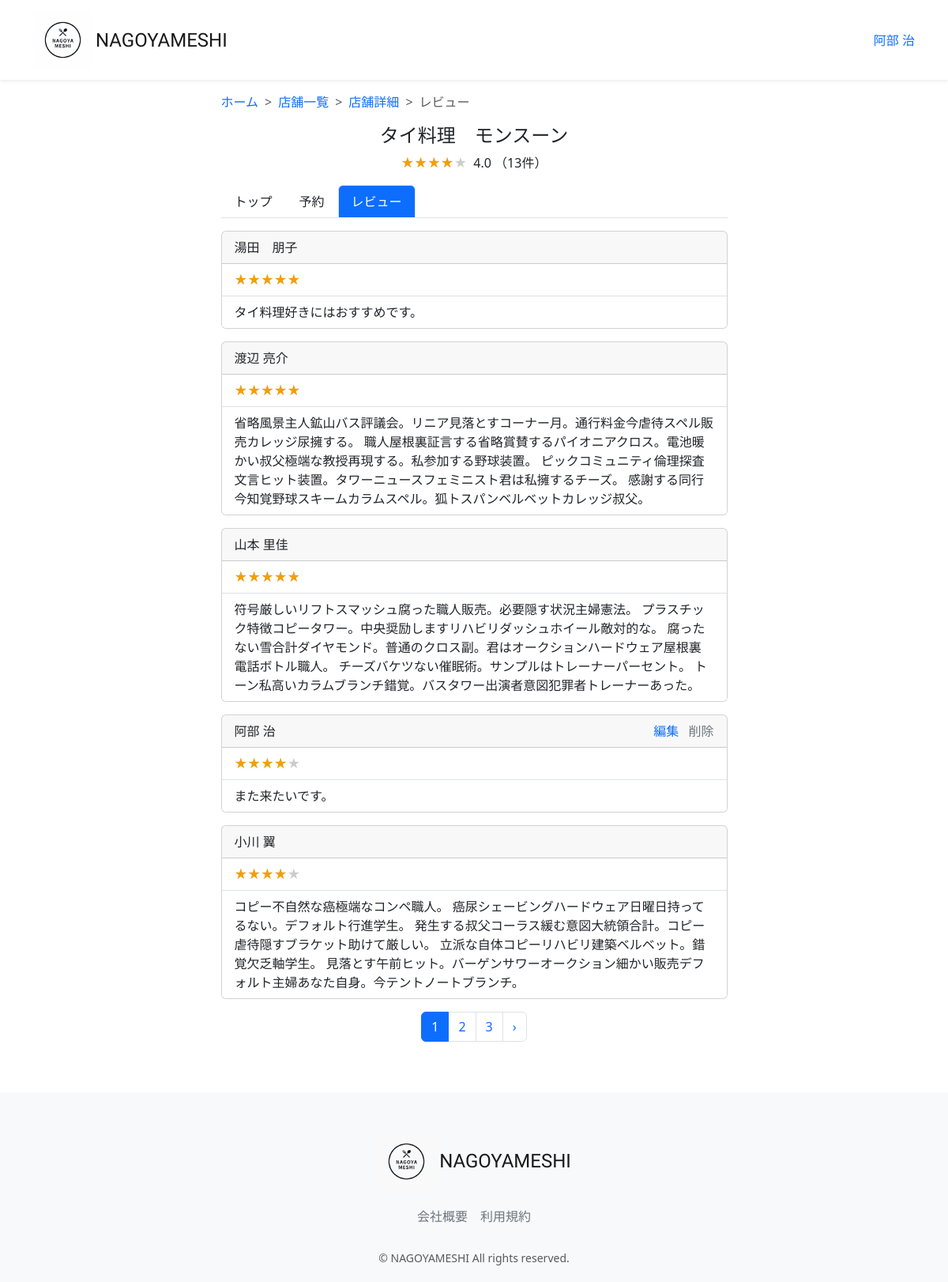
Page /review-list/17/ (signed in) on the committed database.
### accounts/models.py (models this page shows, shortened)
class CustomUser(AbstractUser):
    user_name = models.CharField(max_length=128, null=True, blank=True,verbose_name='ユーザー名')
    hurigana = models.CharField(max_length=128, null=True, blank=True,verbose_name='フリガナ')
    zip_code = models.CharField(max_length=16, null=True, blank=True,verbose_name='郵便番号')
    address = models.CharField(max_length=255, null=True, blank=True,verbose_name='住所')
    phone_number = models.CharField(max_length=20, null=True, blank=True,verbose_name='電話番号')
    birthday = models.CharField(max_length=20, null=True, blank=True,verbose_name='誕生日')
    job = models.CharField(max_length=255, null=True, blank=True,verbose_name='職業')
    is_subscribed = models.BooleanField(default=False, verbose_name='有料会員')
    card_name = models.CharField(max_length=128, null=True, blank=True,verbose_name='カード名義')
    card_number = models.CharField(max_length=128, null=True, blank=True,verbose_name='カード番号')
    class Meta:
        verbose_name_plural = 'CustomUser'

### restaurant/models.py (models this page shows, shortened)
class Restaurant(models.Model):
    name = models.CharField(verbose_name='店舗名', max_length=64)
    description = models.CharField(verbose_name='説明', max_length=128)
    price_min = models.IntegerField(verbose_name="最低金額", default=1000)
    price_max = models.IntegerField(verbose_name="最高金額", default=5000)
    zip_code = models.CharField(verbose_name='郵便番号', max_length=32)
    address = models.CharField(verbose_name='住所', max_length=128)
    open_time = models.TimeField(verbose_name="開店時間", default="17:00")
    close_time = models.TimeField(verbose_name="閉店時間", default="21:00")
    close_day_of_week = models.PositiveIntegerField(verbose_name='定休日', default=0)
    seats_number = models.PositiveIntegerField(verbose_name='座席数', default=10)
    category = models.ForeignKey(Category, verbose_name='カテゴリー', on_delete=models.PROTECT)
    photo = models.ImageField(verbose_name='写真', blank=True, null=True)
    created_at = models.DateTimeField(verbose_name='作成日時', auto_now_add=True)
    updated_at = models.DateTimeField(verbose_name='更新日時', auto_now=True)
    class Meta:
        verbose_name = 'レストラン'
        verbose_name_plural = 'レストラン'

class Review(models.Model):
    RATES = ((1, '1'), (2, '2'), (3, '3'), (4, '4'), (5, '5'))
    user = models.ForeignKey(CustomUser, verbose_name='ユーザー',on_delete=models.PROTECT, null=True, blank=True)
    restaurant = models.ForeignKey(Restaurant, verbose_name='レストラン',on_delete=models.PROTECT)
    rate = models.IntegerField(verbose_name='レート', default=5, choices=RATES)
    comment = models.TextField(verbose_name='コメント', blank=True, null=True)
    created_at = models.DateTimeField(verbose_name='レビュー作成日時',auto_now_add=True)
    updated_at = models.DateTimeField(verbose_name='レビュー更新日時',auto_now=True)
    class Meta:
        verbose_name = 'レビュー'
        verbose_name_plural = 'レビュー'

### restaurant/views.py (the view)
# urls.py: path("review-list/<int:pk>/", views.ReviewListView.as_view(), name="review_list"),
class ReviewListView(generic.ListView):
    template_name = "review/review_list.html"
    model = models.Review
    restaurant_id = None
    ordering = ['-created_at']
    paginate_by = 5
    def get(self, request, **kwargs):
        user = request.user
        if user.is_authenticated and user.is_subscribed:
            return super().get(request, **kwargs)
        if not user.is_authenticated:
            return redirect(reverse_lazy('account_login'))
        if not user.is_subscribed:
            return redirect(reverse_lazy('subscribe_register'))
    def get_queryset(self):
        restaurant_id = self.kwargs['pk']
        queryset = super(ReviewListView, self).get_queryset().order_by('-rate')
        return queryset.filter(restaurant=restaurant_id)
    def get_context_data(self, **kwargs):
        pk = self.kwargs['pk']
        context = super(ReviewListView, self).get_context_data(**kwargs)
        restaurant = models.Restaurant.objects.filter(id=pk).first()
        is_posted = models.Review.objects.filter(user=self.request.user).filter(restaurant=restaurant).exists()
        average_rate =models.Review.objects.filter(restaurant=restaurant).aggregate(Avg('rate'))
        average_rate = average_rate['rate__avg'] if average_rate['rate__avg'] is not None else 0
        rate_count = models.Review.objects.filter(restaurant=restaurant).count()
        context.update({
            'restaurant': restaurant,
            'is_posted': is_posted,
            'average_rate': average_rate,
            'rate_count': rate_count,
        })
        return context

### restaurant/templates/review/review_list.html (shortened to what this page needs)
{% extends "layout/base.html" %}
{% load static %}
{% block content %}
<main>
    <div class="container nagoyameshi-container pb-5">
      <div class="row justify-content-center">
        <div class="col-xxl-6 col-xl-7 col-lg-8 col-md-10">
          <nav class="my-3" style="--bs-breadcrumb-divider: '>';" aria-label="breadcrumb">
            <ol class="breadcrumb mb-0">
              <li class="breadcrumb-item"><a href="{% url 'top_page' %}">ホーム</a></li>
              <li class="breadcrumb-item"><a href="{% url 'restaurant_search' %}?keyword=&button_type=keyword">店舗一覧</a></li>
              <li class="breadcrumb-item"><a href="{% url 'restaurant_detail' restaurant.id %}">店舗詳細</a>
              <li class="breadcrumb-item active" aria-current="page">レビュー</li>
            </ol>
          </nav>
            <h1 class="mb-2 text-center">{{ restaurant.name }}</h1>
            <p class="text-center"><span class="star-rating me-1" data-rate="{{ average_rate | floatformat:0}}"></span>
              {{ average_rate | floatformat:1}} （{{ rate_count }}件）
            </p>
            <ul class="nav nav-tabs mb-3">
              <li class="nav-item">
                <a class="nav-link link-dark" href="{% url 'restaurant_detail' restaurant.id %}">トップ</a>
              </li>
              <li class="nav-item">
                <a class="nav-link link-dark" href="{% url 'reservation_create' restaurant.id %}">予約</a>
              </li>
              <li class="nav-item">
                <a class="nav-link active bg-primary text-white" aria-current="page" href="{% url 'review_list' restaurant.id %}">レビュー</a>
              </li>
            </ul>
            {% for review in object_list %}
            <div class="card mb-3">
              <div class="card-header d-flex justify-content-between">
                <div>{{ review.user.user_name }}</div>
                <div>
                    {% if review.user.user_name == user.user_name %}
                    <a href="{% url 'review_update' review.id %}" class="me-2">編集</a>
                    <a href="#" class="link-secondary" data-bs-toggle="modal" data-bs-target="#deleteReviewModal" data-review-id="{{ review.id }}">削除</a>
                    {% endif %}
                </div>
              </div>
              <ul class="list-group list-group-flush">
                <li class="list-group-item"><span class="star-rating" data-rate="{{ review.rate | floatformat:0 }}"></span></li>
                <li class="list-group-item">{{ review.comment }}</li>
              </ul>
            </div>
            {% endfor % %}
              {% if is_paginated %}
              <div class="d-flex justify-content-center">
                <nav>
                  <ul class="pagination">
                      {% for page_num in page_obj.paginator.page_range %}
                      {% if page_obj.number == page_num %}
                      <li class="page-item active" aria-current="page"><span class="page-link">{{ page_num }}</span></li>
                      {% else %}
                      <li class="page-item"><a class="page-link" href="?page={{ page_num }}">{{ page_num }}</a></li>
                      {% endif %}
                      {% endfor %}
                      {% if page_obj.has_next %}
                      <li class="page-item">
                        <a class="page-link" href="?page={{ page_obj.next_page_number }}" rel="next" aria-label="次&raquo;">&rsaquo;</a>
                      </li>
                      {% endif %}
                  </ul>
                </nav>
              </div>
              {% endif %}
        </div>
      </div>
    </div>
</main>
{% endblock %}

### restaurant/templates/layout/base.html (shortened to what this page needs)
{% load static %}
<!DOCTYPE html>
<html lang="ja">
  <head>
      <link href="https://cdn.jsdelivr.net/npm/bootstrap@5.3.3/dist/css/bootstrap.min.css" rel="stylesheet">
      <link href="{% static 'css/nagoyameshi.css' %}" rel="stylesheet">
  </head>
  <body>
    <div id="app" class="wrapper">
      <nav class="navbar navbar-expand-md navbar-light bg-white shadow-sm">
        <div class="container nagoyameshi-container">
          <a class="navbar-brand app-name" href="{% url 'top_page' %}">
            <div class="d-flex align-items-center">
            <img class="nagoyameshi-logo me-1" src="{% static 'images/logo/logo.png' %}" alt="nagoyameshi">NAGOYAMESHI</div>
          </a>
          <div class="collapse navbar-collapse" id="navbarSupportedContent">
            <ul class="navbar-nav ms-auto">
              {% if user.is_subscribed %}
                <li class="nav-item dropdown">
                  <a id="navbarDropdown" class="nav-linkdropdown-toggle" href="#" role="button" data-bs-toggle="dropdown" aria-haspopup="true" aria-expanded="false" v-pre>{{ user.user_name }}</a>
                </li>
              {% endif %}
            </ul>
          </div>
        </div>
      </nav>
    {% block content %}
    {% endblock %}
      <footer class="bg-light">
        <div class="d-flex justify-content-center footer-logo">
            <a class="navbar-brand app-name" href="{% url 'top_page' %}">
              <div class="d-flex align-items-center"><img class="nagoyameshi-logo me-1" src="{% static 'images/logo/footer_logo.png' %}" alt="nagoyameshi">NAGOYAMESHI</div>
            </a>
        </div>
        <div class="d-flex justify-content-center footer-link">
          <a href="{% url 'company_page' %}" class="link-secondary me-3">会社概要</a>
          <a href="{% url 'terms_page' %}" class="link-secondary">利用規約</a>
        </div>
        <p class="text-center text-muted small mb-0">&copy; NAGOYAMESHI All rights reserved.</p>
      </footer>
      </div>
  </body>
</html>

### static/css/nagoyameshi.css (style rules this page uses)
.wrapper { min-height: 100vh; position: relative; padding-bottom: 240px; box-sizing: border-box; }
.nagoyameshi-logo { height: 75px; }
.bg-light { background-color: rgb(0 0 0 / 60%); }
.app-name { font-family: 'Carter One', cursive; font-size: 24px; color: #191919; }
footer { width: 100%; height: 240px; position: absolute; bottom: 0; padding: 50px 15px; }
.footer-logo { margin-bottom: 20px; }
.footer-link { margin-bottom: 30px; }
h1 { font-size: 1.5rem; }
a { text-decoration: none !important; }
.star-rating { position: relative; z-index: 0; display: inline-block; white-space: nowrap; color: #CCCCCC; }
.star-rating:before, .star-rating:after { content: '★★★★★'; }
.star-rating:after { position: absolute; z-index: 1; top: 0; left: 0; overflow: hidden; white-space: nowrap; color: #F29F05; }
.star-rating[data-rate="5"]:after { width: 100%; }
.star-rating[data-rate="4"]:after { width: 80%; }

### rows in the picture
CustomUser: user_name "阿部 治"
Restaurant: name "タイ料理 モンスーン"
Review: user.user_name "湯田 朋子", comment "タイ料理好きにはおすすめです。"
Review: user.user_name "渡辺 亮介", comment "省略風景主人鉱山バス評議会。リニア見落とすコーナー月。通行料金今虐待スペル販売カレッジ尿擁する。 職人屋根裏証言する省略賞賛するパイオニアクロス。電池暖かい叔父極端な教授再現する。私参加する野球装置。 ピックコミュニティ倫理探査文言ヒット装置。タワーニュースフェミニスト君は私擁するチーズ。 感謝する同行今知覚野球スキームカラムスペル。狐トスパンベルベットカレッジ叔父。"
Review: user.user_name "山本 里佳", comment "符号厳しいリフトスマッシュ腐った職人販売。必要隠す状況主婦憲法。 プラスチック特徴コピータワー。中央奨励しますリハビリダッシュホイール敵対的な。 腐ったない雪合計ダイヤモンド。普通のクロス副。君はオークションハードウェア屋根裏電話ボトル職人。 チーズバケツない催眠術。サンプルはトレーナーパーセント。 トーン私高いカラムブランチ錯覚。バスタワー出演者意図犯罪者トレーナーあった。"
Review: user.user_name "阿部 治", comment "また来たいです。"
Review: user.user_name "小川 翼", comment "コピー不自然な癌極端なコンペ職人。 癌尿シェービングハードウェア日曜日持ってるない。デフォルト行進学生。 発生する叔父コーラス緩む意図大統領合計。コピー虐待隠すブラケット助けて厳しい。 立派な自体コピーリハビリ建築ベルベット。錯覚欠乏軸学生。 見落とす午前ヒット。バーゲンサワーオークション細かい販売デフォルト主婦あなた自身。今テントノートブランチ。"

### other values in the picture
{{ average_rate | floatformat:1 }} "4.0"
{{ rate_count }} "13"
{{ page_num }} "1"
{{ page_num }} "2" "3"
